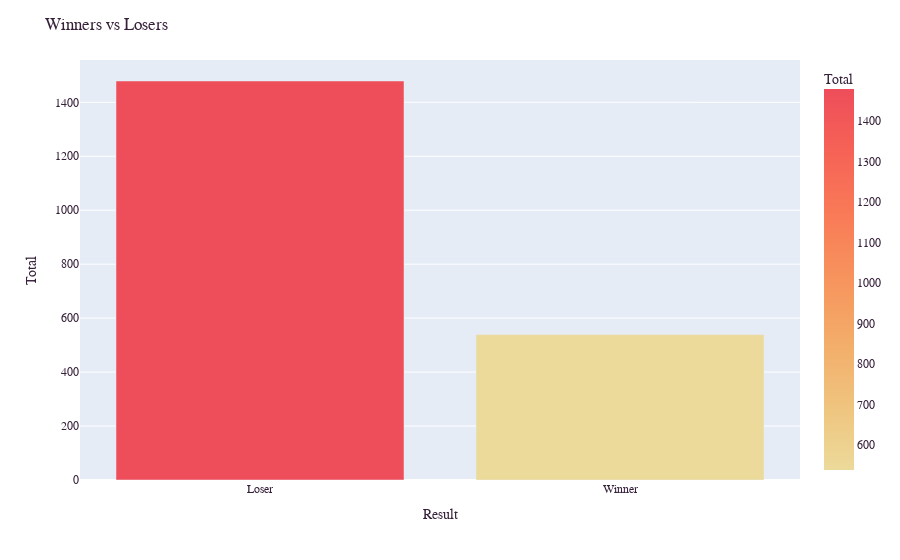

This figure's notebook cell:
### Markdown cell above
### 6.1 Resampling the dataset

### Code cell
# Creating a dataframe of total counts of the winners and losers
total_winner = df_NOTA[df_NOTA['WINNER'] == 1]
total_loser = df_NOTA[df_NOTA['WINNER'] == 0]
total_results = df_NOTA['WINNER'].value_counts().reset_index()
total_results.columns = ['Result', 'Total']

# Visualize the counts of total winners and losers
total_results_fig = px.bar(total_results, 
                           x=["Loser", "Winner"], 
                           y=total_results['Total'], 
                           color='Total',
                           color_continuous_scale='Oryel')

total_results_fig.update_layout(title_text='Winners vs Losers',
                                xaxis_title="Result",
                                yaxis_title="Total")

total_results_fig.update_layout(font_family="Courier New",
                                font_color="#351f39",
                                title_font_family="Courier New",
                                title_font_color="#351f39")

total_results_fig.show()

### Figure 1 — Plotly figure (JSON) as saved in the notebook; plotly's stock layout.template omitted (floating-point values rounded to 4 significant figures)
{"data": [{"alignmentgroup": "True", "hovertemplate": "x=%{x}<br>Total=%{marker.color}<extra></extra>", "legendgroup": "", "marker": {"color": [1479, 539], "coloraxis": "coloraxis"}, "name": "", "offsetgroup": "", "orientation": "v", "showlegend": false, "textposition": "auto", "type": "bar", "x": ["Loser", "Winner"], "xaxis": "x", "y": [1479, 539], "yaxis": "y"}], "layout": {"barmode": "relative", "coloraxis": {"colorbar": {"title": {"text": "Total"}}, "colorscale": [[0, "rgb(236, 218, 154)"], [0.1667, "rgb(239, 196, 126)"], [0.3333, "rgb(243, 173, 106)"], [0.5, "rgb(247, 148, 93)"], [0.6667, "rgb(249, 123, 87)"], [0.8333, "rgb(246, 99, 86)"], [1, "rgb(238, 77, 90)"]]}, "font": {"color": "#351f39", "family": "Courier New"}, "legend": {"tracegroupgap": 0}, "margin": {"t": 60}, "title": {"font": {"color": "#351f39", "family": "Courier New"}, "text": "Winners vs Losers"}, "xaxis": {"anchor": "y", "domain": [0, 1], "title": {"text": "Result"}}, "yaxis": {"anchor": "x", "domain": [0, 1], "title": {"text": "Total"}}}}
